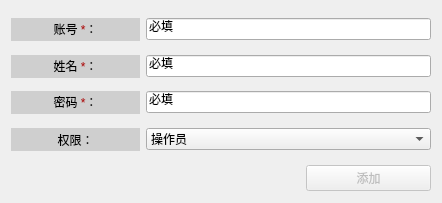
<?xml version="1.0" encoding="UTF-8"?>
<ui version="4.0">
 <class>AddUserDialog</class>
 <widget class="QDialog" name="AddUserDialog">
  <property name="geometry">
   <rect>
    <x>0</x>
    <y>0</y>
    <width>442</width>
    <height>203</height>
   </rect>
  </property>
  <property name="windowTitle">
   <string>添加用户</string>
  </property>
  <property name="windowIcon">
   <iconset resource="../Images/image.qrc">
    <normaloff>:/images/images/login.png</normaloff>:/images/images/login.png</iconset>
  </property>
  <layout class="QVBoxLayout" name="verticalLayout">
   <item>
    <layout class="QFormLayout" name="formLayout">
     <item row="1" column="0">
      <widget class="QLabel" name="label_sensor_9">
       <property name="minimumSize">
        <size>
         <width>129</width>
         <height>23</height>
        </size>
       </property>
       <property name="maximumSize">
        <size>
         <width>129</width>
         <height>23</height>
        </size>
       </property>
       <property name="styleSheet">
        <string notr="true">background-color: rgb(207, 207, 207);
color: black; /* 可选，设置文字颜色 */</string>
       </property>
       <property name="text">
        <string>&lt;html&gt;&lt;head/&gt;&lt;body&gt;&lt;p&gt;账号 &lt;span style=&quot; color:#aa0000;&quot;&gt;*&lt;/span&gt;：&lt;/p&gt;&lt;/body&gt;&lt;/html&gt;</string>
       </property>
       <property name="alignment">
        <set>Qt::AlignCenter</set>
       </property>
      </widget>
     </item>
     <item row="1" column="1">
      <widget class="QLineEdit" name="lineEdit_id">
       <property name="text">
        <string>必填</string>
       </property>
      </widget>
     </item>
     <item row="3" column="0">
      <widget class="QLabel" name="label_sensor_10">
       <property name="minimumSize">
        <size>
         <width>129</width>
         <height>23</height>
        </size>
       </property>
       <property name="maximumSize">
        <size>
         <width>129</width>
         <height>23</height>
        </size>
       </property>
       <property name="styleSheet">
        <string notr="true">background-color: rgb(207, 207, 207);
color: black; /* 可选，设置文字颜色 */</string>
       </property>
       <property name="text">
        <string>&lt;html&gt;&lt;head/&gt;&lt;body&gt;&lt;p&gt;姓名 &lt;span style=&quot; color:#aa0000;&quot;&gt;*&lt;/span&gt;：&lt;/p&gt;&lt;/body&gt;&lt;/html&gt;</string>
       </property>
       <property name="alignment">
        <set>Qt::AlignCenter</set>
       </property>
      </widget>
     </item>
     <item row="5" column="0">
      <widget class="QLabel" name="label_sensor_11">
       <property name="minimumSize">
        <size>
         <width>129</width>
         <height>23</height>
        </size>
       </property>
       <property name="maximumSize">
        <size>
         <width>129</width>
         <height>23</height>
        </size>
       </property>
       <property name="styleSheet">
        <string notr="true">background-color: rgb(207, 207, 207);
color: black; /* 可选，设置文字颜色 */</string>
       </property>
       <property name="text">
        <string>&lt;html&gt;&lt;head/&gt;&lt;body&gt;&lt;p&gt;密码 &lt;span style=&quot; color:#aa0000;&quot;&gt;*&lt;/span&gt;：&lt;/p&gt;&lt;/body&gt;&lt;/html&gt;</string>
       </property>
       <property name="alignment">
        <set>Qt::AlignCenter</set>
       </property>
      </widget>
     </item>
     <item row="7" column="0">
      <widget class="QLabel" name="label_sensor_12">
       <property name="minimumSize">
        <size>
         <width>129</width>
         <height>23</height>
        </size>
       </property>
       <property name="maximumSize">
        <size>
         <width>129</width>
         <height>23</height>
        </size>
       </property>
       <property name="styleSheet">
        <string notr="true">background-color: rgb(207, 207, 207);
color: black; /* 可选，设置文字颜色 */</string>
       </property>
       <property name="text">
        <string>权限：</string>
       </property>
       <property name="alignment">
        <set>Qt::AlignCenter</set>
       </property>
      </widget>
     </item>
     <item row="3" column="1">
      <widget class="QLineEdit" name="lineEdit_name">
       <property name="text">
        <string>必填</string>
       </property>
      </widget>
     </item>
     <item row="5" column="1">
      <widget class="QLineEdit" name="lineEdit_password">
       <property name="toolTip">
        <string>必填项</string>
       </property>
       <property name="text">
        <string>必填</string>
       </property>
      </widget>
     </item>
     <item row="7" column="1">
      <widget class="QComboBox" name="comboBox">
       <item>
        <property name="text">
         <string>操作员</string>
        </property>
       </item>
       <item>
        <property name="text">
         <string>管理员</string>
        </property>
       </item>
      </widget>
     </item>
     <item row="2" column="0">
      <spacer name="verticalSpacer">
       <property name="orientation">
        <enum>Qt::Vertical</enum>
       </property>
       <property name="sizeHint" stdset="0">
        <size>
         <width>20</width>
         <height>40</height>
        </size>
       </property>
      </spacer>
     </item>
     <item row="4" column="0">
      <spacer name="verticalSpacer_2">
       <property name="orientation">
        <enum>Qt::Vertical</enum>
       </property>
       <property name="sizeHint" stdset="0">
        <size>
         <width>20</width>
         <height>40</height>
        </size>
       </property>
      </spacer>
     </item>
     <item row="6" column="0">
      <spacer name="verticalSpacer_3">
       <property name="orientation">
        <enum>Qt::Vertical</enum>
       </property>
       <property name="sizeHint" stdset="0">
        <size>
         <width>20</width>
         <height>40</height>
        </size>
       </property>
      </spacer>
     </item>
     <item row="8" column="0">
      <spacer name="verticalSpacer_4">
       <property name="orientation">
        <enum>Qt::Vertical</enum>
       </property>
       <property name="sizeHint" stdset="0">
        <size>
         <width>20</width>
         <height>40</height>
        </size>
       </property>
      </spacer>
     </item>
     <item row="0" column="0">
      <spacer name="verticalSpacer_5">
       <property name="orientation">
        <enum>Qt::Vertical</enum>
       </property>
       <property name="sizeHint" stdset="0">
        <size>
         <width>20</width>
         <height>40</height>
        </size>
       </property>
      </spacer>
     </item>
    </layout>
   </item>
   <item>
    <layout class="QHBoxLayout" name="horizontalLayout">
     <item>
      <spacer name="horizontalSpacer_2">
       <property name="orientation">
        <enum>Qt::Horizontal</enum>
       </property>
       <property name="sizeHint" stdset="0">
        <size>
         <width>40</width>
         <height>20</height>
        </size>
       </property>
      </spacer>
     </item>
     <item>
      <widget class="QLabel" name="error_info">
       <property name="text">
        <string>&lt;html&gt;&lt;head/&gt;&lt;body&gt;&lt;p&gt;&lt;br/&gt;&lt;/p&gt;&lt;/body&gt;&lt;/html&gt;</string>
       </property>
      </widget>
     </item>
     <item>
      <spacer name="horizontalSpacer">
       <property name="orientation">
        <enum>Qt::Horizontal</enum>
       </property>
       <property name="sizeHint" stdset="0">
        <size>
         <width>40</width>
         <height>20</height>
        </size>
       </property>
      </spacer>
     </item>
     <item>
      <widget class="QPushButton" name="pushButton">
       <property name="enabled">
        <bool>false</bool>
       </property>
       <property name="minimumSize">
        <size>
         <width>125</width>
         <height>0</height>
        </size>
       </property>
       <property name="maximumSize">
        <size>
         <width>125</width>
         <height>16777215</height>
        </size>
       </property>
       <property name="font">
        <font>
         <bold>false</bold>
         <hintingpreference>PreferDefaultHinting</hintingpreference>
        </font>
       </property>
       <property name="layoutDirection">
        <enum>Qt::LeftToRight</enum>
       </property>
       <property name="text">
        <string>添加</string>
       </property>
      </widget>
     </item>
    </layout>
   </item>
  </layout>
 </widget>
 <resources>
  <include location="../Images/image.qrc"/>
 </resources>
 <connections/>
</ui>
